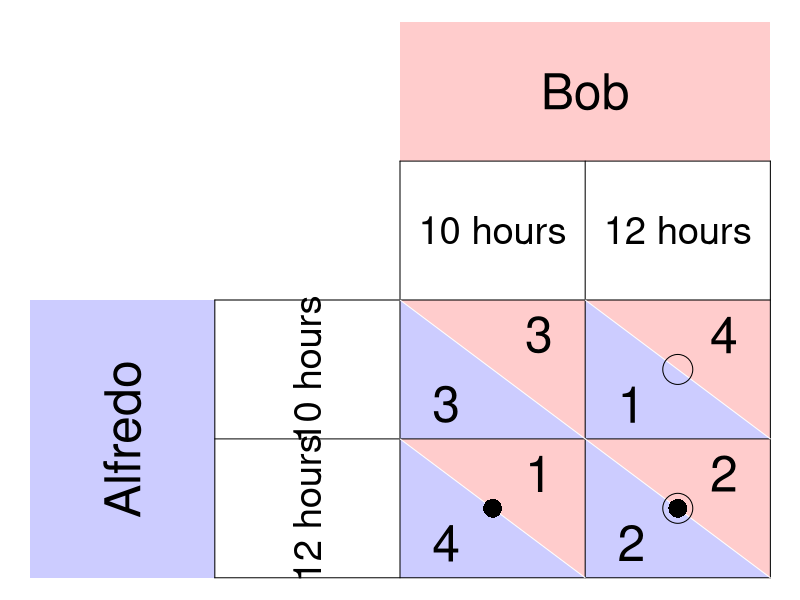

This chart was generated by the following R code:
require(ggplot2)
require(shape)
pdf(file = "society/matrix_fishermen.pdf", width = 9, height = 7)

par(mar =  c(0, 0, 0, 0))
xlims <- c(0, 8)
ylims <- c(0, 8)

#TextSizes
PlayerSize <- 3
StratSize <- 2.3
PayoffSize <- 3

p1fadelevel <- 0.2
p2fadelevel <- 0.2

#Payoffs are listed as c("NW", "SW", "NE", "SE")

#Considerations for Player 1
P1Name <- c("Alfredo")
P1Strat <- c("10 hours", "12 hours")
P1Payoffs <- c("3", "4", "1", "2")
P1BR1 <- c("SW") #Must be NW or SW - the BR prints accordingly. 
P1BR2 <- c("SE") #Must be NE or SE - the BR prints accordingly. 
P1bestsize <- 2.5 #Adjusts size of point indicating best response of P1
#NW = (5, 3); SW = (5,1); NE = (7, 3); SE = (7, 1)

#Considerations for Player 2
P2Name <- c("Bob")
P2Strat <- c("10 hours", "12 hours")
P2Payoffs <- c("3", "1", "4", "2")
P2BR1 <- c("NE") #Must be NW or SW - the BR prints accordingly. 
P2BR2 <- c("SE") #Must be NE or SE - the BR prints accordingly. 
P2bestsize <- 4 #Adjusts size of circle indicating best response of P1

plot(0, 0, xlim = xlims, ylim = ylims, type = "n",
     xlab = expression(""),
     ylab = expression(""),
     xaxt = "n", 
     yaxt = "n", 
     cex.lab = 2, 
     bty = "n")



#Color and label for Player 1 and their strategies
polygon(c(0,0,2,2,0), c(0,4,4,0,0), col=rgb(0, 0, 1, p1fadelevel), density=NULL, border = NA)
text(1, 2, P1Name[1], srt = 90, cex = PlayerSize)

text(3, 3, P1Strat[1], cex = StratSize, srt = 90)
text(3, 1, P1Strat[2], cex = StratSize, srt = 90)


#Color and label for Player 2
polygon(c(4,4,8,8,4), c(8,6,6,8,8), col=rgb(1, 0, 0, p2fadelevel), density=NULL, border = NA)
text(6, 7, P2Name[1], cex = PlayerSize)

text(5, 5, P2Strat[1], cex = StratSize)
text(7, 5, P2Strat[2], cex = StratSize)

#NorthWest cell 
#P1
polygon(c(4,4,6,4), c(4,2,2,4), col=rgb(0, 0, 1, p1fadelevel), density=NULL, border = NA)
#P2
polygon(c(4,6,6,4), c(4,4,2,4), col=rgb(1, 0, 0, p2fadelevel), density=NULL, border = NA)

#P1
text(4.5, 2.5, P1Payoffs[1], cex = PayoffSize)
#P2
text(5.5, 3.5, P2Payoffs[1], cex = PayoffSize)

#SouthWest cell  
#P1
polygon(c(4,4,6,4), c(2,0,0,2), col=rgb(0, 0, 1, p1fadelevel), density=NULL, border = NA)
#P2
polygon(c(4,6,6,4), c(2,2,0,2), col=rgb(1, 0, 0, p2fadelevel), density=NULL, border = NA)

#P1
text(4.5, 0.5, P1Payoffs[2], cex = PayoffSize)
#P2
text(5.5, 1.5, P2Payoffs[2], cex = PayoffSize)


#NorthEast cell 
#P1
polygon(c(6,6,8,6), c(4,2,2,4), col=rgb(0, 0, 1, p1fadelevel), density=NULL, border = NA)
#P2
polygon(c(6,8,8,6), c(4,4,2,4), col=rgb(1, 0, 0, p2fadelevel), density=NULL, border = NA)
#P1
text(6.5, 2.5, P1Payoffs[3], cex = PayoffSize)
#P2
text(7.5, 3.5, P2Payoffs[3], cex = PayoffSize)

#SouthEast cell 
#P1
polygon(c(6,6,8,6), c(2,0,0,2), col=rgb(0, 0, 1, p1fadelevel), density=NULL, border = NA)
#P2
polygon(c(6,8,8,6), c(2,2,0,2), col=rgb(1, 0, 0, p2fadelevel), density=NULL, border = NA)
#P1
text(6.5, 0.5, P1Payoffs[4], cex = PayoffSize)
#P2
text(7.5, 1.5, P2Payoffs[4], cex = PayoffSize)


#Lines for the Table
segments(8, 0, 8, 6, lty = 1, col = "black")
segments(4, 6, 8, 6, lty = 1, col = "black")
segments(2, 0, 2, 4, lty = 1, col = "black")
segments(2, 0, 8, 0, lty = 1, col = "black")
segments(2, 4, 8, 4, lty = 1, col = "black")
segments(4, 0, 4, 6, lty = 1, col = "black")
segments(2, 2, 8, 2, lty = 1, col = "black")
segments(6, 0, 6, 6, lty = 1, col = "black")

#Diagonals
#NW
segments(4, 4, 6, 2, lty = 1, col = "white")
#NE
segments(6, 4, 8, 2, lty = 1, col = "white")
#SW
segments(4, 2, 6, 0, lty = 1, col = "white")
#Se
segments(6, 2, 8, 0, lty = 1, col = "white")


#Best responses 
#P1 
if (P1BR1[1] == "NW"){
  points(5, 3, pch = 16, col = "black", cex = P1bestsize)
} else{points(5, 1, pch = 16, col = "black", cex = P1bestsize)
}

if (P1BR2[1] == "NE"){
  points(7, 3, pch = 16, col = "black", cex = P1bestsize)
} else{points(7, 1, pch = 16, col = "black", cex = P1bestsize)
}


#P2
if (P2BR1[1] == "NW"){
  points(5, 3, pch = 1, col = "black", cex = P2bestsize)
} else{points(7, 3, pch = 1, col = "black", cex = P2bestsize)
}

if (P2BR2[1] == "SW"){
  points(5, 1, pch = 1, col = "black", cex = P2bestsize)
} else{points(7, 1, pch = 1, col = "black", cex = P2bestsize)
}

dev.off()
